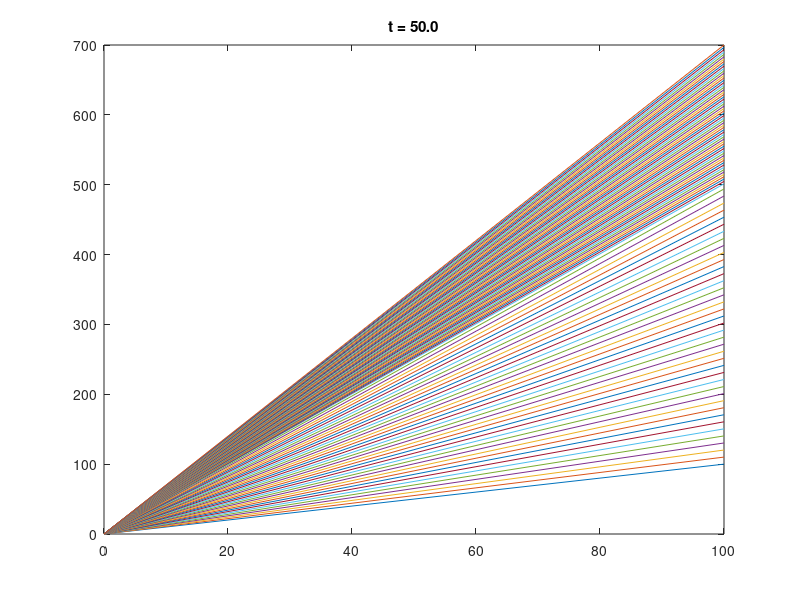

Here is the MATLAB script that generated this plot:
slope_times = [0, 10, 20, 50];
slope       = [1,  3,  5,  7];  %you need to recheck the initial slope
x = 0:10:100;
times = linspace(slope_times(1), slope_times(end));
m = interp1(slope_times, slope, times);
for k = 1 : length(times)
  y = m(k) * x;
  plot(x, y);
  title( sprintf('t = %.1f', times(k)) );
  hold all
  pause( 0.5 );
end
hold off